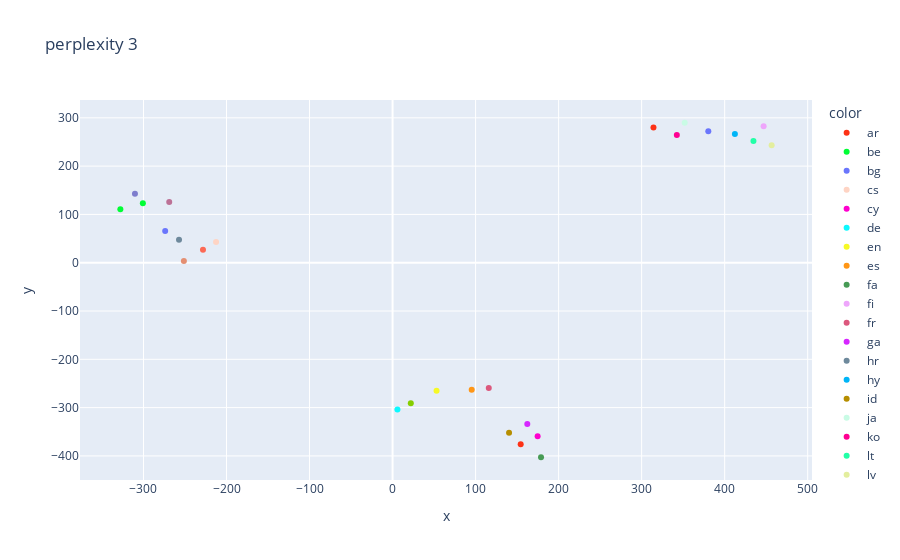
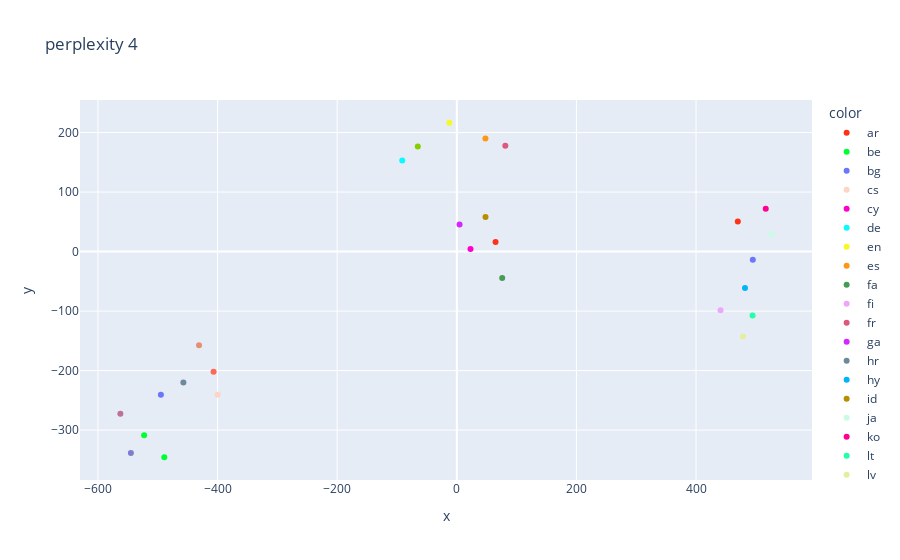
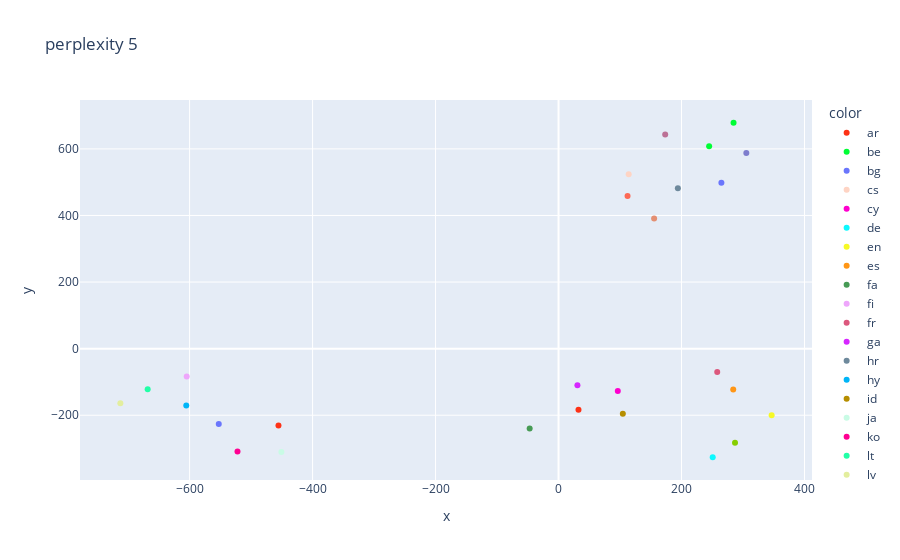
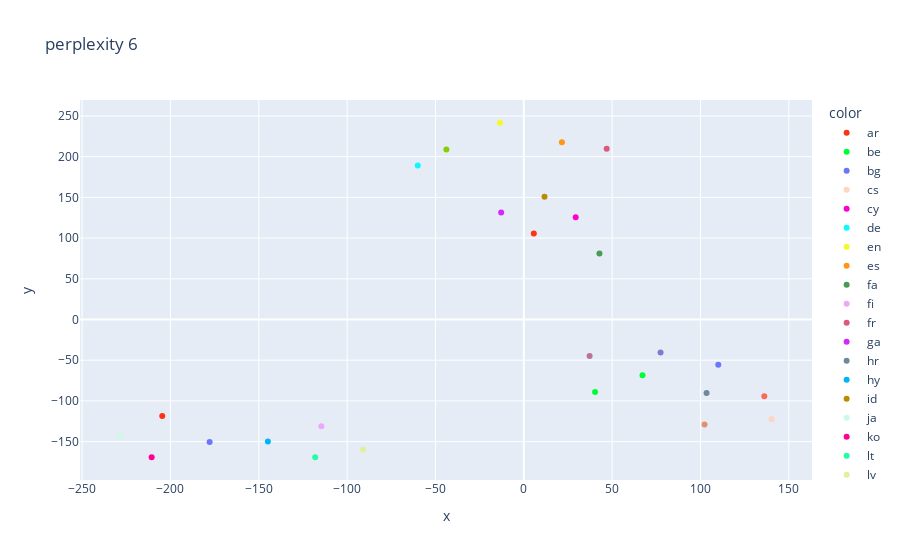

Source (notebook cell) for these figures, in order:
### Code cell
for p in range(3, 11):    
    X_embedded = TSNE(perplexity=p, metric='cosine').fit_transform(X)
    fig = px.scatter(x=X_embedded[:,0], y=X_embedded[:,1], color=langs, title=f"perplexity {p}", color_discrete_sequence=px.colors.qualitative.Light24)
    fig.show()

### Figure 1 — Plotly figure (JSON) as saved in the notebook; plotly's stock layout.template omitted (floating-point values rounded to 4 significant figures)
{"data": [{"hovertemplate": "color=ar<br>x=%{x}<br>y=%{y}<extra></extra>", "legendgroup": "ar", "marker": {"color": "#FD3216", "symbol": "circle"}, "mode": "markers", "name": "ar", "orientation": "v", "showlegend": true, "type": "scatter", "x": [154.3], "xaxis": "x", "y": [-375.7], "yaxis": "y"}, {"hovertemplate": "color=be<br>x=%{x}<br>y=%{y}<extra></extra>", "legendgroup": "be", "marker": {"color": "#00FE35", "symbol": "circle"}, "mode": "markers", "name": "be", "orientation": "v", "showlegend": true, "type": "scatter", "x": [-327.9], "xaxis": "x", "y": [110.6], "yaxis": "y"}, {"hovertemplate": "color=bg<br>x=%{x}<br>y=%{y}<extra></extra>", "legendgroup": "bg", "marker": {"color": "#6A76FC", "symbol": "circle"}, "mode": "markers", "name": "bg", "orientation": "v", "showlegend": true, "type": "scatter", "x": [-273.9], "xaxis": "x", "y": [65.45], "yaxis": "y"}, {"hovertemplate": "color=cs<br>x=%{x}<br>y=%{y}<extra></extra>", "legendgroup": "cs", "marker": {"color": "#FED4C4", "symbol": "circle"}, "mode": "markers", "name": "cs", "orientation": "v", "showlegend": true, "type": "scatter", "x": [-212.6], "xaxis": "x", "y": [42.98], "yaxis": "y"}, {"hovertemplate": "color=cy<br>x=%{x}<br>y=%{y}<extra></extra>", "legendgroup": "cy", "marker": {"color": "#FE00CE", "symbol": "circle"}, "mode": "markers", "name": "cy", "orientation": "v", "showlegend": true, "type": "scatter", "x": [174.7], "xaxis": "x", "y": [-359.1], "yaxis": "y"}, {"hovertemplate": "color=de<br>x=%{x}<br>y=%{y}<extra></extra>", "legendgroup": "de", "marker": {"color": "#0DF9FF", "symbol": "circle"}, "mode": "markers", "name": "de", "orientation": "v", "showlegend": true, "type": "scatter", "x": [5.883], "xaxis": "x", "y": [-304.0], "yaxis": "y"}, {"hovertemplate": "color=en<br>x=%{x}<br>y=%{y}<extra></extra>", "legendgroup": "en", "marker": {"color": "#F6F926", "symbol": "circle"}, "mode": "markers", "name": "en", "orientation": "v", "showlegend": true, "type": "scatter", "x": [52.99], "xaxis": "x", "y": [-265.2], "yaxis": "y"}, {"hovertemplate": "color=es<br>x=%{x}<br>y=%{y}<extra></extra>", "legendgroup": "es", "marker": {"color": "#FF9616", "symbol": "circle"}, "mode": "markers", "name": "es", "orientation": "v", "showlegend": true, "type": "scatter", "x": [95.33], "xaxis": "x", "y": [-262.8], "yaxis": "y"}, {"hovertemplate": "color=fa<br>x=%{x}<br>y=%{y}<extra></extra>", "legendgroup": "fa", "marker": {"color": "#479B55", "symbol": "circle"}, "mode": "markers", "name": "fa", "orientation": "v", "showlegend": true, "type": "scatter", "x": [178.8], "xaxis": "x", "y": [-402.8], "yaxis": "y"}, {"hovertemplate": "color=fi<br>x=%{x}<br>y=%{y}<extra></extra>", "legendgroup": "fi", "marker": {"color": "#EEA6FB", "symbol": "circle"}, "mode": "markers", "name": "fi", "orientation": "v", "showlegend": true, "type": "scatter", "x": [446.9], "xaxis": "x", "y": [282.7], "yaxis": "y"}, {"hovertemplate": "color=fr<br>x=%{x}<br>y=%{y}<extra></extra>", "legendgroup": "fr", "marker": {"color": "#DC587D", "symbol": "circle"}, "mode": "markers", "name": "fr", "orientation": "v", "showlegend": true, "type": "scatter", "x": [115.9], "xaxis": "x", "y": [-259.2], "yaxis": "y"}, {"hovertemplate": "color=ga<br>x=%{x}<br>y=%{y}<extra></extra>", "legendgroup": "ga", "marker": {"color": "#D626FF", "symbol": "circle"}, "mode": "markers", "name": "ga", "orientation": "v", "showlegend": true, "type": "scatter", "x": [162.3], "xaxis": "x", "y": [-334.1], "yaxis": "y"}, {"hovertemplate": "color=hr<br>x=%{x}<br>y=%{y}<extra></extra>", "legendgroup": "hr", "marker": {"color": "#6E899C", "symbol": "circle"}, "mode": "markers", "name": "hr", "orientation": "v", "showlegend": true, "type": "scatter", "x": [-257.2], "xaxis": "x", "y": [47.43], "yaxis": "y"}, {"hovertemplate": "color=hy<br>x=%{x}<br>y=%{y}<extra></extra>", "legendgroup": "hy", "marker": {"color": "#00B5F7", "symbol": "circle"}, "mode": "markers", "name": "hy", "orientation": "v", "showlegend": true, "type": "scatter", "x": [412.3], "xaxis": "x", "y": [266.7], "yaxis": "y"}, {"hovertemplate": "color=id<br>x=%{x}<br>y=%{y}<extra></extra>", "legendgroup": "id", "marker": {"color": "#B68E00", "symbol": "circle"}, "mode": "markers", "name": "id", "orientation": "v", "showlegend": true, "type": "scatter", "x": [140.3], "xaxis": "x", "y": [-351.9], "yaxis": "y"}, {"hovertemplate": "color=ja<br>x=%{x}<br>y=%{y}<extra></extra>", "legendgroup": "ja", "marker": {"color": "#C9FBE5", "symbol": "circle"}, "mode": "markers", "name": "ja", "orientation": "v", "showlegend": true, "type": "scatter", "x": [351.9], "xaxis": "x", "y": [289.8], "yaxis": "y"}, {"hovertemplate": "color=ko<br>x=%{x}<br>y=%{y}<extra></extra>", "legendgroup": "ko", "marker": {"color": "#FF0092", "symbol": "circle"}, "mode": "markers", "name": "ko", "orientation": "v", "showlegend": true, "type": "scatter", "x": [342.4], "xaxis": "x", "y": [264.6], "yaxis": "y"}, {"hovertemplate": "color=lt<br>x=%{x}<br>y=%{y}<extra></extra>", "legendgroup": "lt", "marker": {"color": "#22FFA7", "symbol": "circle"}, "mode": "markers", "name": "lt", "orientation": "v", "showlegend": true, "type": "scatter", "x": [434.7], "xaxis": "x", "y": [251.8], "yaxis": "y"}, {"hovertemplate": "color=lv<br>x=%{x}<br>y=%{y}<extra></extra>", "legendgroup": "lv", "marker": {"color": "#E3EE9E", "symbol": "circle"}, "mode": "markers", "name": "lv", "orientation": "v", "showlegend": true, "type": "scatter", "x": [456.6], "xaxis": "x", "y": [243.2], "yaxis": "y"}, {"hovertemplate": "color=nl<br>x=%{x}<br>y=%{y}<extra></extra>", "legendgroup": "nl", "marker": {"color": "#86CE00", "symbol": "circle"}, "mode": "markers", "name": "nl", "orientation": "v", "showlegend": true, "type": "scatter", "x": [21.96], "xaxis": "x", "y": [-291.1], "yaxis": "y"}, {"hovertemplate": "color=pl<br>x=%{x}<br>y=%{y}<extra></extra>", "legendgroup": "pl", "marker": {"color": "#BC7196", "symbol": "circle"}, "mode": "markers", "name": "pl", "orientation": "v", "showlegend": true, "type": "scatter", "x": [-269.0], "xaxis": "x", "y": [125.5], "yaxis": "y"}, {"hovertemplate": "color=ru<br>x=%{x}<br>y=%{y}<extra></extra>", "legendgroup": "ru", "marker": {"color": "#7E7DCD", "symbol": "circle"}, "mode": "markers", "name": "ru", "orientation": "v", "showlegend": true, "type": "scatter", "x": [-310.3], "xaxis": "x", "y": [142.7], "yaxis": "y"}, {"hovertemplate": "color=slk<br>x=%{x}<br>y=%{y}<extra></extra>", "legendgroup": "slk", "marker": {"color": "#FC6955", "symbol": "circle"}, "mode": "markers", "name": "slk", "orientation": "v", "showlegend": true, "type": "scatter", "x": [-228.3], "xaxis": "x", "y": [26.97], "yaxis": "y"}, {"hovertemplate": "color=slv<br>x=%{x}<br>y=%{y}<extra></extra>", "legendgroup": "slv", "marker": {"color": "#E48F72", "symbol": "circle"}, "mode": "markers", "name": "slv", "orientation": "v", "showlegend": true, "type": "scatter", "x": [-251.3], "xaxis": "x", "y": [3.413], "yaxis": "y"}, {"hovertemplate": "color=tr<br>x=%{x}<br>y=%{y}<extra></extra>", "legendgroup": "tr", "marker": {"color": "#FD3216", "symbol": "circle"}, "mode": "markers", "name": "tr", "orientation": "v", "showlegend": true, "type": "scatter", "x": [314.3], "xaxis": "x", "y": [280.2], "yaxis": "y"}, {"hovertemplate": "color=uk<br>x=%{x}<br>y=%{y}<extra></extra>", "legendgroup": "uk", "marker": {"color": "#00FE35", "symbol": "circle"}, "mode": "markers", "name": "uk", "orientation": "v", "showlegend": true, "type": "scatter", "x": [-300.7], "xaxis": "x", "y": [123.3], "yaxis": "y"}, {"hovertemplate": "color=zh<br>x=%{x}<br>y=%{y}<extra></extra>", "legendgroup": "zh", "marker": {"color": "#6A76FC", "symbol": "circle"}, "mode": "markers", "name": "zh", "orientation": "v", "showlegend": true, "type": "scatter", "x": [380.3], "xaxis": "x", "y": [272.3], "yaxis": "y"}], "layout": {"legend": {"title": {"text": "color"}, "tracegroupgap": 0}, "title": {"text": "perplexity 3"}, "xaxis": {"anchor": "y", "domain": [0, 1], "title": {"text": "x"}}, "yaxis": {"anchor": "x", "domain": [0, 1], "title": {"text": "y"}}}}

### Figure 2 — Plotly figure (JSON) as saved in the notebook; plotly's stock layout.template omitted (floating-point values rounded to 4 significant figures)
{"data": [{"hovertemplate": "color=ar<br>x=%{x}<br>y=%{y}<extra></extra>", "legendgroup": "ar", "marker": {"color": "#FD3216", "symbol": "circle"}, "mode": "markers", "name": "ar", "orientation": "v", "showlegend": true, "type": "scatter", "x": [64.75], "xaxis": "x", "y": [16.17], "yaxis": "y"}, {"hovertemplate": "color=be<br>x=%{x}<br>y=%{y}<extra></extra>", "legendgroup": "be", "marker": {"color": "#00FE35", "symbol": "circle"}, "mode": "markers", "name": "be", "orientation": "v", "showlegend": true, "type": "scatter", "x": [-489.1], "xaxis": "x", "y": [-345.6], "yaxis": "y"}, {"hovertemplate": "color=bg<br>x=%{x}<br>y=%{y}<extra></extra>", "legendgroup": "bg", "marker": {"color": "#6A76FC", "symbol": "circle"}, "mode": "markers", "name": "bg", "orientation": "v", "showlegend": true, "type": "scatter", "x": [-494.8], "xaxis": "x", "y": [-240.5], "yaxis": "y"}, {"hovertemplate": "color=cs<br>x=%{x}<br>y=%{y}<extra></extra>", "legendgroup": "cs", "marker": {"color": "#FED4C4", "symbol": "circle"}, "mode": "markers", "name": "cs", "orientation": "v", "showlegend": true, "type": "scatter", "x": [-399.9], "xaxis": "x", "y": [-240.7], "yaxis": "y"}, {"hovertemplate": "color=cy<br>x=%{x}<br>y=%{y}<extra></extra>", "legendgroup": "cy", "marker": {"color": "#FE00CE", "symbol": "circle"}, "mode": "markers", "name": "cy", "orientation": "v", "showlegend": true, "type": "scatter", "x": [22.88], "xaxis": "x", "y": [4.38], "yaxis": "y"}, {"hovertemplate": "color=de<br>x=%{x}<br>y=%{y}<extra></extra>", "legendgroup": "de", "marker": {"color": "#0DF9FF", "symbol": "circle"}, "mode": "markers", "name": "de", "orientation": "v", "showlegend": true, "type": "scatter", "x": [-91.25], "xaxis": "x", "y": [153.2], "yaxis": "y"}, {"hovertemplate": "color=en<br>x=%{x}<br>y=%{y}<extra></extra>", "legendgroup": "en", "marker": {"color": "#F6F926", "symbol": "circle"}, "mode": "markers", "name": "en", "orientation": "v", "showlegend": true, "type": "scatter", "x": [-12.46], "xaxis": "x", "y": [216.5], "yaxis": "y"}, {"hovertemplate": "color=es<br>x=%{x}<br>y=%{y}<extra></extra>", "legendgroup": "es", "marker": {"color": "#FF9616", "symbol": "circle"}, "mode": "markers", "name": "es", "orientation": "v", "showlegend": true, "type": "scatter", "x": [47.85], "xaxis": "x", "y": [190.0], "yaxis": "y"}, {"hovertemplate": "color=fa<br>x=%{x}<br>y=%{y}<extra></extra>", "legendgroup": "fa", "marker": {"color": "#479B55", "symbol": "circle"}, "mode": "markers", "name": "fa", "orientation": "v", "showlegend": true, "type": "scatter", "x": [75.91], "xaxis": "x", "y": [-44.53], "yaxis": "y"}, {"hovertemplate": "color=fi<br>x=%{x}<br>y=%{y}<extra></extra>", "legendgroup": "fi", "marker": {"color": "#EEA6FB", "symbol": "circle"}, "mode": "markers", "name": "fi", "orientation": "v", "showlegend": true, "type": "scatter", "x": [441.0], "xaxis": "x", "y": [-98.7], "yaxis": "y"}, {"hovertemplate": "color=fr<br>x=%{x}<br>y=%{y}<extra></extra>", "legendgroup": "fr", "marker": {"color": "#DC587D", "symbol": "circle"}, "mode": "markers", "name": "fr", "orientation": "v", "showlegend": true, "type": "scatter", "x": [81.14], "xaxis": "x", "y": [177.7], "yaxis": "y"}, {"hovertemplate": "color=ga<br>x=%{x}<br>y=%{y}<extra></extra>", "legendgroup": "ga", "marker": {"color": "#D626FF", "symbol": "circle"}, "mode": "markers", "name": "ga", "orientation": "v", "showlegend": true, "type": "scatter", "x": [4.594], "xaxis": "x", "y": [45.5], "yaxis": "y"}, {"hovertemplate": "color=hr<br>x=%{x}<br>y=%{y}<extra></extra>", "legendgroup": "hr", "marker": {"color": "#6E899C", "symbol": "circle"}, "mode": "markers", "name": "hr", "orientation": "v", "showlegend": true, "type": "scatter", "x": [-457.2], "xaxis": "x", "y": [-220.0], "yaxis": "y"}, {"hovertemplate": "color=hy<br>x=%{x}<br>y=%{y}<extra></extra>", "legendgroup": "hy", "marker": {"color": "#00B5F7", "symbol": "circle"}, "mode": "markers", "name": "hy", "orientation": "v", "showlegend": true, "type": "scatter", "x": [481.8], "xaxis": "x", "y": [-61.02], "yaxis": "y"}, {"hovertemplate": "color=id<br>x=%{x}<br>y=%{y}<extra></extra>", "legendgroup": "id", "marker": {"color": "#B68E00", "symbol": "circle"}, "mode": "markers", "name": "id", "orientation": "v", "showlegend": true, "type": "scatter", "x": [48.0], "xaxis": "x", "y": [58.3], "yaxis": "y"}, {"hovertemplate": "color=ja<br>x=%{x}<br>y=%{y}<extra></extra>", "legendgroup": "ja", "marker": {"color": "#C9FBE5", "symbol": "circle"}, "mode": "markers", "name": "ja", "orientation": "v", "showlegend": true, "type": "scatter", "x": [526.4], "xaxis": "x", "y": [28.95], "yaxis": "y"}, {"hovertemplate": "color=ko<br>x=%{x}<br>y=%{y}<extra></extra>", "legendgroup": "ko", "marker": {"color": "#FF0092", "symbol": "circle"}, "mode": "markers", "name": "ko", "orientation": "v", "showlegend": true, "type": "scatter", "x": [516.5], "xaxis": "x", "y": [72.16], "yaxis": "y"}, {"hovertemplate": "color=lt<br>x=%{x}<br>y=%{y}<extra></extra>", "legendgroup": "lt", "marker": {"color": "#22FFA7", "symbol": "circle"}, "mode": "markers", "name": "lt", "orientation": "v", "showlegend": true, "type": "scatter", "x": [494.5], "xaxis": "x", "y": [-107.2], "yaxis": "y"}, {"hovertemplate": "color=lv<br>x=%{x}<br>y=%{y}<extra></extra>", "legendgroup": "lv", "marker": {"color": "#E3EE9E", "symbol": "circle"}, "mode": "markers", "name": "lv", "orientation": "v", "showlegend": true, "type": "scatter", "x": [478.4], "xaxis": "x", "y": [-142.9], "yaxis": "y"}, {"hovertemplate": "color=nl<br>x=%{x}<br>y=%{y}<extra></extra>", "legendgroup": "nl", "marker": {"color": "#86CE00", "symbol": "circle"}, "mode": "markers", "name": "nl", "orientation": "v", "showlegend": true, "type": "scatter", "x": [-65.24], "xaxis": "x", "y": [176.4], "yaxis": "y"}, {"hovertemplate": "color=pl<br>x=%{x}<br>y=%{y}<extra></extra>", "legendgroup": "pl", "marker": {"color": "#BC7196", "symbol": "circle"}, "mode": "markers", "name": "pl", "orientation": "v", "showlegend": true, "type": "scatter", "x": [-562.6], "xaxis": "x", "y": [-272.5], "yaxis": "y"}, {"hovertemplate": "color=ru<br>x=%{x}<br>y=%{y}<extra></extra>", "legendgroup": "ru", "marker": {"color": "#7E7DCD", "symbol": "circle"}, "mode": "markers", "name": "ru", "orientation": "v", "showlegend": true, "type": "scatter", "x": [-544.9], "xaxis": "x", "y": [-338.6], "yaxis": "y"}, {"hovertemplate": "color=slk<br>x=%{x}<br>y=%{y}<extra></extra>", "legendgroup": "slk", "marker": {"color": "#FC6955", "symbol": "circle"}, "mode": "markers", "name": "slk", "orientation": "v", "showlegend": true, "type": "scatter", "x": [-406.7], "xaxis": "x", "y": [-202.1], "yaxis": "y"}, {"hovertemplate": "color=slv<br>x=%{x}<br>y=%{y}<extra></extra>", "legendgroup": "slv", "marker": {"color": "#E48F72", "symbol": "circle"}, "mode": "markers", "name": "slv", "orientation": "v", "showlegend": true, "type": "scatter", "x": [-431.0], "xaxis": "x", "y": [-157.5], "yaxis": "y"}, {"hovertemplate": "color=tr<br>x=%{x}<br>y=%{y}<extra></extra>", "legendgroup": "tr", "marker": {"color": "#FD3216", "symbol": "circle"}, "mode": "markers", "name": "tr", "orientation": "v", "showlegend": true, "type": "scatter", "x": [469.8], "xaxis": "x", "y": [50.71], "yaxis": "y"}, {"hovertemplate": "color=uk<br>x=%{x}<br>y=%{y}<extra></extra>", "legendgroup": "uk", "marker": {"color": "#00FE35", "symbol": "circle"}, "mode": "markers", "name": "uk", "orientation": "v", "showlegend": true, "type": "scatter", "x": [-522.8], "xaxis": "x", "y": [-308.7], "yaxis": "y"}, {"hovertemplate": "color=zh<br>x=%{x}<br>y=%{y}<extra></extra>", "legendgroup": "zh", "marker": {"color": "#6A76FC", "symbol": "circle"}, "mode": "markers", "name": "zh", "orientation": "v", "showlegend": true, "type": "scatter", "x": [494.9], "xaxis": "x", "y": [-13.94], "yaxis": "y"}], "layout": {"legend": {"title": {"text": "color"}, "tracegroupgap": 0}, "title": {"text": "perplexity 4"}, "xaxis": {"anchor": "y", "domain": [0, 1], "title": {"text": "x"}}, "yaxis": {"anchor": "x", "domain": [0, 1], "title": {"text": "y"}}}}

### Figure 3 — Plotly figure (JSON) as saved in the notebook; plotly's stock layout.template omitted (floating-point values rounded to 4 significant figures)
{"data": [{"hovertemplate": "color=ar<br>x=%{x}<br>y=%{y}<extra></extra>", "legendgroup": "ar", "marker": {"color": "#FD3216", "symbol": "circle"}, "mode": "markers", "name": "ar", "orientation": "v", "showlegend": true, "type": "scatter", "x": [32.41], "xaxis": "x", "y": [-183.3], "yaxis": "y"}, {"hovertemplate": "color=be<br>x=%{x}<br>y=%{y}<extra></extra>", "legendgroup": "be", "marker": {"color": "#00FE35", "symbol": "circle"}, "mode": "markers", "name": "be", "orientation": "v", "showlegend": true, "type": "scatter", "x": [284.6], "xaxis": "x", "y": [678.5], "yaxis": "y"}, {"hovertemplate": "color=bg<br>x=%{x}<br>y=%{y}<extra></extra>", "legendgroup": "bg", "marker": {"color": "#6A76FC", "symbol": "circle"}, "mode": "markers", "name": "bg", "orientation": "v", "showlegend": true, "type": "scatter", "x": [264.8], "xaxis": "x", "y": [498.3], "yaxis": "y"}, {"hovertemplate": "color=cs<br>x=%{x}<br>y=%{y}<extra></extra>", "legendgroup": "cs", "marker": {"color": "#FED4C4", "symbol": "circle"}, "mode": "markers", "name": "cs", "orientation": "v", "showlegend": true, "type": "scatter", "x": [114.1], "xaxis": "x", "y": [524.0], "yaxis": "y"}, {"hovertemplate": "color=cy<br>x=%{x}<br>y=%{y}<extra></extra>", "legendgroup": "cy", "marker": {"color": "#FE00CE", "symbol": "circle"}, "mode": "markers", "name": "cy", "orientation": "v", "showlegend": true, "type": "scatter", "x": [96.33], "xaxis": "x", "y": [-127.2], "yaxis": "y"}, {"hovertemplate": "color=de<br>x=%{x}<br>y=%{y}<extra></extra>", "legendgroup": "de", "marker": {"color": "#0DF9FF", "symbol": "circle"}, "mode": "markers", "name": "de", "orientation": "v", "showlegend": true, "type": "scatter", "x": [250.7], "xaxis": "x", "y": [-326.2], "yaxis": "y"}, {"hovertemplate": "color=en<br>x=%{x}<br>y=%{y}<extra></extra>", "legendgroup": "en", "marker": {"color": "#F6F926", "symbol": "circle"}, "mode": "markers", "name": "en", "orientation": "v", "showlegend": true, "type": "scatter", "x": [346.6], "xaxis": "x", "y": [-200.0], "yaxis": "y"}, {"hovertemplate": "color=es<br>x=%{x}<br>y=%{y}<extra></extra>", "legendgroup": "es", "marker": {"color": "#FF9616", "symbol": "circle"}, "mode": "markers", "name": "es", "orientation": "v", "showlegend": true, "type": "scatter", "x": [284.1], "xaxis": "x", "y": [-122.9], "yaxis": "y"}, {"hovertemplate": "color=fa<br>x=%{x}<br>y=%{y}<extra></extra>", "legendgroup": "fa", "marker": {"color": "#479B55", "symbol": "circle"}, "mode": "markers", "name": "fa", "orientation": "v", "showlegend": true, "type": "scatter", "x": [-46.97], "xaxis": "x", "y": [-239.8], "yaxis": "y"}, {"hovertemplate": "color=fi<br>x=%{x}<br>y=%{y}<extra></extra>", "legendgroup": "fi", "marker": {"color": "#EEA6FB", "symbol": "circle"}, "mode": "markers", "name": "fi", "orientation": "v", "showlegend": true, "type": "scatter", "x": [-604.7], "xaxis": "x", "y": [-83.76], "yaxis": "y"}, {"hovertemplate": "color=fr<br>x=%{x}<br>y=%{y}<extra></extra>", "legendgroup": "fr", "marker": {"color": "#DC587D", "symbol": "circle"}, "mode": "markers", "name": "fr", "orientation": "v", "showlegend": true, "type": "scatter", "x": [258.0], "xaxis": "x", "y": [-70.44], "yaxis": "y"}, {"hovertemplate": "color=ga<br>x=%{x}<br>y=%{y}<extra></extra>", "legendgroup": "ga", "marker": {"color": "#D626FF", "symbol": "circle"}, "mode": "markers", "name": "ga", "orientation": "v", "showlegend": true, "type": "scatter", "x": [30.7], "xaxis": "x", "y": [-109.8], "yaxis": "y"}, {"hovertemplate": "color=hr<br>x=%{x}<br>y=%{y}<extra></extra>", "legendgroup": "hr", "marker": {"color": "#6E899C", "symbol": "circle"}, "mode": "markers", "name": "hr", "orientation": "v", "showlegend": true, "type": "scatter", "x": [194.0], "xaxis": "x", "y": [481.7], "yaxis": "y"}, {"hovertemplate": "color=hy<br>x=%{x}<br>y=%{y}<extra></extra>", "legendgroup": "hy", "marker": {"color": "#00B5F7", "symbol": "circle"}, "mode": "markers", "name": "hy", "orientation": "v", "showlegend": true, "type": "scatter", "x": [-605.4], "xaxis": "x", "y": [-171.1], "yaxis": "y"}, {"hovertemplate": "color=id<br>x=%{x}<br>y=%{y}<extra></extra>", "legendgroup": "id", "marker": {"color": "#B68E00", "symbol": "circle"}, "mode": "markers", "name": "id", "orientation": "v", "showlegend": true, "type": "scatter", "x": [104.6], "xaxis": "x", "y": [-195.7], "yaxis": "y"}, {"hovertemplate": "color=ja<br>x=%{x}<br>y=%{y}<extra></extra>", "legendgroup": "ja", "marker": {"color": "#C9FBE5", "symbol": "circle"}, "mode": "markers", "name": "ja", "orientation": "v", "showlegend": true, "type": "scatter", "x": [-450.7], "xaxis": "x", "y": [-310.5], "yaxis": "y"}, {"hovertemplate": "color=ko<br>x=%{x}<br>y=%{y}<extra></extra>", "legendgroup": "ko", "marker": {"color": "#FF0092", "symbol": "circle"}, "mode": "markers", "name": "ko", "orientation": "v", "showlegend": true, "type": "scatter", "x": [-522.1], "xaxis": "x", "y": [-309.1], "yaxis": "y"}, {"hovertemplate": "color=lt<br>x=%{x}<br>y=%{y}<extra></extra>", "legendgroup": "lt", "marker": {"color": "#22FFA7", "symbol": "circle"}, "mode": "markers", "name": "lt", "orientation": "v", "showlegend": true, "type": "scatter", "x": [-668.2], "xaxis": "x", "y": [-122.0], "yaxis": "y"}, {"hovertemplate": "color=lv<br>x=%{x}<br>y=%{y}<extra></extra>", "legendgroup": "lv", "marker": {"color": "#E3EE9E", "symbol": "circle"}, "mode": "markers", "name": "lv", "orientation": "v", "showlegend": true, "type": "scatter", "x": [-712.6], "xaxis": "x", "y": [-163.6], "yaxis": "y"}, {"hovertemplate": "color=nl<br>x=%{x}<br>y=%{y}<extra></extra>", "legendgroup": "nl", "marker": {"color": "#86CE00", "symbol": "circle"}, "mode": "markers", "name": "nl", "orientation": "v", "showlegend": true, "type": "scatter", "x": [287.0], "xaxis": "x", "y": [-282.4], "yaxis": "y"}, {"hovertemplate": "color=pl<br>x=%{x}<br>y=%{y}<extra></extra>", "legendgroup": "pl", "marker": {"color": "#BC7196", "symbol": "circle"}, "mode": "markers", "name": "pl", "orientation": "v", "showlegend": true, "type": "scatter", "x": [173.4], "xaxis": "x", "y": [643.3], "yaxis": "y"}, {"hovertemplate": "color=ru<br>x=%{x}<br>y=%{y}<extra></extra>", "legendgroup": "ru", "marker": {"color": "#7E7DCD", "symbol": "circle"}, "mode": "markers", "name": "ru", "orientation": "v", "showlegend": true, "type": "scatter", "x": [305.4], "xaxis": "x", "y": [588.0], "yaxis": "y"}, {"hovertemplate": "color=slk<br>x=%{x}<br>y=%{y}<extra></extra>", "legendgroup": "slk", "marker": {"color": "#FC6955", "symbol": "circle"}, "mode": "markers", "name": "slk", "orientation": "v", "showlegend": true, "type": "scatter", "x": [112.2], "xaxis": "x", "y": [458.7], "yaxis": "y"}, {"hovertemplate": "color=slv<br>x=%{x}<br>y=%{y}<extra></extra>", "legendgroup": "slv", "marker": {"color": "#E48F72", "symbol": "circle"}, "mode": "markers", "name": "slv", "orientation": "v", "showlegend": true, "type": "scatter", "x": [155.4], "xaxis": "x", "y": [391.1], "yaxis": "y"}, {"hovertemplate": "color=tr<br>x=%{x}<br>y=%{y}<extra></extra>", "legendgroup": "tr", "marker": {"color": "#FD3216", "symbol": "circle"}, "mode": "markers", "name": "tr", "orientation": "v", "showlegend": true, "type": "scatter", "x": [-455.5], "xaxis": "x", "y": [-230.7], "yaxis": "y"}, {"hovertemplate": "color=uk<br>x=%{x}<br>y=%{y}<extra></extra>", "legendgroup": "uk", "marker": {"color": "#00FE35", "symbol": "circle"}, "mode": "markers", "name": "uk", "orientation": "v", "showlegend": true, "type": "scatter", "x": [244.9], "xaxis": "x", "y": [608.0], "yaxis": "y"}, {"hovertemplate": "color=zh<br>x=%{x}<br>y=%{y}<extra></extra>", "legendgroup": "zh", "marker": {"color": "#6A76FC", "symbol": "circle"}, "mode": "markers", "name": "zh", "orientation": "v", "showlegend": true, "type": "scatter", "x": [-552.6], "xaxis": "x", "y": [-226.1], "yaxis": "y"}], "layout": {"legend": {"title": {"text": "color"}, "tracegroupgap": 0}, "title": {"text": "perplexity 5"}, "xaxis": {"anchor": "y", "domain": [0, 1], "title": {"text": "x"}}, "yaxis": {"anchor": "x", "domain": [0, 1], "title": {"text": "y"}}}}

### Figure 4 — Plotly figure (JSON) as saved in the notebook; plotly's stock layout.template omitted (floating-point values rounded to 4 significant figures)
{"data": [{"hovertemplate": "color=ar<br>x=%{x}<br>y=%{y}<extra></extra>", "legendgroup": "ar", "marker": {"color": "#FD3216", "symbol": "circle"}, "mode": "markers", "name": "ar", "orientation": "v", "showlegend": true, "type": "scatter", "x": [5.671], "xaxis": "x", "y": [105.6], "yaxis": "y"}, {"hovertemplate": "color=be<br>x=%{x}<br>y=%{y}<extra></extra>", "legendgroup": "be", "marker": {"color": "#00FE35", "symbol": "circle"}, "mode": "markers", "name": "be", "orientation": "v", "showlegend": true, "type": "scatter", "x": [40.33], "xaxis": "x", "y": [-88.92], "yaxis": "y"}, {"hovertemplate": "color=bg<br>x=%{x}<br>y=%{y}<extra></extra>", "legendgroup": "bg", "marker": {"color": "#6A76FC", "symbol": "circle"}, "mode": "markers", "name": "bg", "orientation": "v", "showlegend": true, "type": "scatter", "x": [110.1], "xaxis": "x", "y": [-55.48], "yaxis": "y"}, {"hovertemplate": "color=cs<br>x=%{x}<br>y=%{y}<extra></extra>", "legendgroup": "cs", "marker": {"color": "#FED4C4", "symbol": "circle"}, "mode": "markers", "name": "cs", "orientation": "v", "showlegend": true, "type": "scatter", "x": [140.3], "xaxis": "x", "y": [-122.5], "yaxis": "y"}, {"hovertemplate": "color=cy<br>x=%{x}<br>y=%{y}<extra></extra>", "legendgroup": "cy", "marker": {"color": "#FE00CE", "symbol": "circle"}, "mode": "markers", "name": "cy", "orientation": "v", "showlegend": true, "type": "scatter", "x": [29.37], "xaxis": "x", "y": [125.4], "yaxis": "y"}, {"hovertemplate": "color=de<br>x=%{x}<br>y=%{y}<extra></extra>", "legendgroup": "de", "marker": {"color": "#0DF9FF", "symbol": "circle"}, "mode": "markers", "name": "de", "orientation": "v", "showlegend": true, "type": "scatter", "x": [-60.02], "xaxis": "x", "y": [189.2], "yaxis": "y"}, {"hovertemplate": "color=en<br>x=%{x}<br>y=%{y}<extra></extra>", "legendgroup": "en", "marker": {"color": "#F6F926", "symbol": "circle"}, "mode": "markers", "name": "en", "orientation": "v", "showlegend": true, "type": "scatter", "x": [-13.45], "xaxis": "x", "y": [241.6], "yaxis": "y"}, {"hovertemplate": "color=es<br>x=%{x}<br>y=%{y}<extra></extra>", "legendgroup": "es", "marker": {"color": "#FF9616", "symbol": "circle"}, "mode": "markers", "name": "es", "orientation": "v", "showlegend": true, "type": "scatter", "x": [21.58], "xaxis": "x", "y": [217.8], "yaxis": "y"}, {"hovertemplate": "color=fa<br>x=%{x}<br>y=%{y}<extra></extra>", "legendgroup": "fa", "marker": {"color": "#479B55", "symbol": "circle"}, "mode": "markers", "name": "fa", "orientation": "v", "showlegend": true, "type": "scatter", "x": [42.82], "xaxis": "x", "y": [81.16], "yaxis": "y"}, {"hovertemplate": "color=fi<br>x=%{x}<br>y=%{y}<extra></extra>", "legendgroup": "fi", "marker": {"color": "#EEA6FB", "symbol": "circle"}, "mode": "markers", "name": "fi", "orientation": "v", "showlegend": true, "type": "scatter", "x": [-114.6], "xaxis": "x", "y": [-131.1], "yaxis": "y"}, {"hovertemplate": "color=fr<br>x=%{x}<br>y=%{y}<extra></extra>", "legendgroup": "fr", "marker": {"color": "#DC587D", "symbol": "circle"}, "mode": "markers", "name": "fr", "orientation": "v", "showlegend": true, "type": "scatter", "x": [46.92], "xaxis": "x", "y": [209.8], "yaxis": "y"}, {"hovertemplate": "color=ga<br>x=%{x}<br>y=%{y}<extra></extra>", "legendgroup": "ga", "marker": {"color": "#D626FF", "symbol": "circle"}, "mode": "markers", "name": "ga", "orientation": "v", "showlegend": true, "type": "scatter", "x": [-12.8], "xaxis": "x", "y": [131.4], "yaxis": "y"}, {"hovertemplate": "color=hr<br>x=%{x}<br>y=%{y}<extra></extra>", "legendgroup": "hr", "marker": {"color": "#6E899C", "symbol": "circle"}, "mode": "markers", "name": "hr", "orientation": "v", "showlegend": true, "type": "scatter", "x": [103.5], "xaxis": "x", "y": [-90.34], "yaxis": "y"}, {"hovertemplate": "color=hy<br>x=%{x}<br>y=%{y}<extra></extra>", "legendgroup": "hy", "marker": {"color": "#00B5F7", "symbol": "circle"}, "mode": "markers", "name": "hy", "orientation": "v", "showlegend": true, "type": "scatter", "x": [-144.8], "xaxis": "x", "y": [-149.8], "yaxis": "y"}, {"hovertemplate": "color=id<br>x=%{x}<br>y=%{y}<extra></extra>", "legendgroup": "id", "marker": {"color": "#B68E00", "symbol": "circle"}, "mode": "markers", "name": "id", "orientation": "v", "showlegend": true, "type": "scatter", "x": [11.72], "xaxis": "x", "y": [150.7], "yaxis": "y"}, {"hovertemplate": "color=ja<br>x=%{x}<br>y=%{y}<extra></extra>", "legendgroup": "ja", "marker": {"color": "#C9FBE5", "symbol": "circle"}, "mode": "markers", "name": "ja", "orientation": "v", "showlegend": true, "type": "scatter", "x": [-228.4], "xaxis": "x", "y": [-143.2], "yaxis": "y"}, {"hovertemplate": "color=ko<br>x=%{x}<br>y=%{y}<extra></extra>", "legendgroup": "ko", "marker": {"color": "#FF0092", "symbol": "circle"}, "mode": "markers", "name": "ko", "orientation": "v", "showlegend": true, "type": "scatter", "x": [-210.6], "xaxis": "x", "y": [-169.2], "yaxis": "y"}, {"hovertemplate": "color=lt<br>x=%{x}<br>y=%{y}<extra></extra>", "legendgroup": "lt", "marker": {"color": "#22FFA7", "symbol": "circle"}, "mode": "markers", "name": "lt", "orientation": "v", "showlegend": true, "type": "scatter", "x": [-118.1], "xaxis": "x", "y": [-169.2], "yaxis": "y"}, {"hovertemplate": "color=lv<br>x=%{x}<br>y=%{y}<extra></extra>", "legendgroup": "lv", "marker": {"color": "#E3EE9E", "symbol": "circle"}, "mode": "markers", "name": "lv", "orientation": "v", "showlegend": true, "type": "scatter", "x": [-90.97], "xaxis": "x", "y": [-160.1], "yaxis": "y"}, {"hovertemplate": "color=nl<br>x=%{x}<br>y=%{y}<extra></extra>", "legendgroup": "nl", "marker": {"color": "#86CE00", "symbol": "circle"}, "mode": "markers", "name": "nl", "orientation": "v", "showlegend": true, "type": "scatter", "x": [-43.83], "xaxis": "x", "y": [208.8], "yaxis": "y"}, {"hovertemplate": "color=pl<br>x=%{x}<br>y=%{y}<extra></extra>", "legendgroup": "pl", "marker": {"color": "#BC7196", "symbol": "circle"}, "mode": "markers", "name": "pl", "orientation": "v", "showlegend": true, "type": "scatter", "x": [37.26], "xaxis": "x", "y": [-44.95], "yaxis": "y"}, {"hovertemplate": "color=ru<br>x=%{x}<br>y=%{y}<extra></extra>", "legendgroup": "ru", "marker": {"color": "#7E7DCD", "symbol": "circle"}, "mode": "markers", "name": "ru", "orientation": "v", "showlegend": true, "type": "scatter", "x": [77.43], "xaxis": "x", "y": [-40.63], "yaxis": "y"}, {"hovertemplate": "color=slk<br>x=%{x}<br>y=%{y}<extra></extra>", "legendgroup": "slk", "marker": {"color": "#FC6955", "symbol": "circle"}, "mode": "markers", "name": "slk", "orientation": "v", "showlegend": true, "type": "scatter", "x": [136.1], "xaxis": "x", "y": [-94.29], "yaxis": "y"}, {"hovertemplate": "color=slv<br>x=%{x}<br>y=%{y}<extra></extra>", "legendgroup": "slv", "marker": {"color": "#E48F72", "symbol": "circle"}, "mode": "markers", "name": "slv", "orientation": "v", "showlegend": true, "type": "scatter", "x": [102.3], "xaxis": "x", "y": [-129.0], "yaxis": "y"}, {"hovertemplate": "color=tr<br>x=%{x}<br>y=%{y}<extra></extra>", "legendgroup": "tr", "marker": {"color": "#FD3216", "symbol": "circle"}, "mode": "markers", "name": "tr", "orientation": "v", "showlegend": true, "type": "scatter", "x": [-204.6], "xaxis": "x", "y": [-118.4], "yaxis": "y"}, {"hovertemplate": "color=uk<br>x=%{x}<br>y=%{y}<extra></extra>", "legendgroup": "uk", "marker": {"color": "#00FE35", "symbol": "circle"}, "mode": "markers", "name": "uk", "orientation": "v", "showlegend": true, "type": "scatter", "x": [67.2], "xaxis": "x", "y": [-68.61], "yaxis": "y"}, {"hovertemplate": "color=zh<br>x=%{x}<br>y=%{y}<extra></extra>", "legendgroup": "zh", "marker": {"color": "#6A76FC", "symbol": "circle"}, "mode": "markers", "name": "zh", "orientation": "v", "showlegend": true, "type": "scatter", "x": [-177.8], "xaxis": "x", "y": [-150.5], "yaxis": "y"}], "layout": {"legend": {"title": {"text": "color"}, "tracegroupgap": 0}, "title": {"text": "perplexity 6"}, "xaxis": {"anchor": "y", "domain": [0, 1], "title": {"text": "x"}}, "yaxis": {"anchor": "x", "domain": [0, 1], "title": {"text": "y"}}}}
